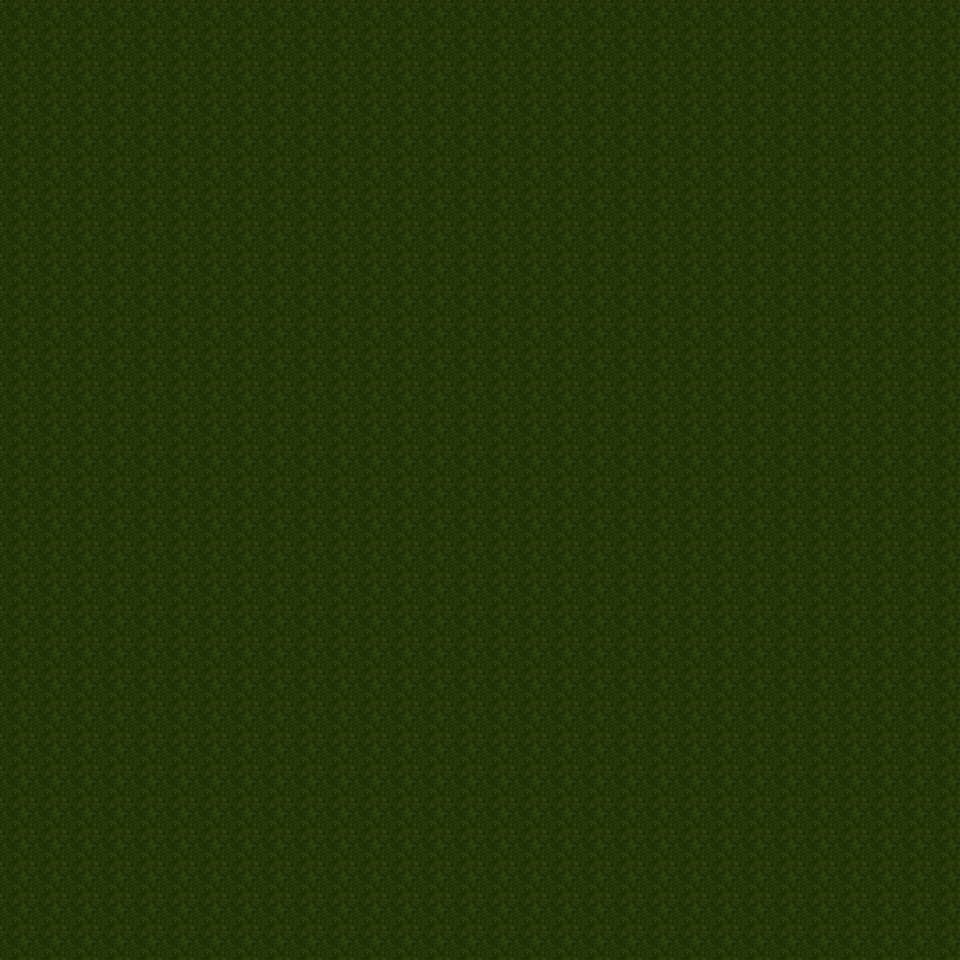

Tiled map render using the project's own tile images. Description and the map definition, with tile-layer contents summarised, below:
An orthogonal 30x30 tile map with 32x32 px tiles, 1 tile layer (Tile Layer 1) and 1 object (Door).

<map version="1.0" orientation="orthogonal" width="30" height="30" tilewidth="32" tileheight="32">
 <tileset firstgid="1" name="Grass" tilewidth="32" tileheight="32">
  <image source="../TestMap/se_free_grass_texture.jpg" />
  <tile id="0">
   <properties>
    <property name="TileType" value="0" />
   </properties>
  </tile>
 </tileset>
 <layer name="Tile Layer 1" width="30" height="30">
  <data>[900 cells, 900 non-empty, 1 distinct tile ids]</data>
 </layer>
 <objectgroup name="DoorObjs" width="30" height="30">
  <object name="1" type="Door" x="-1" y="-2" width="34" height="35">
   <properties>
    <property name="LinkedMap" value="Levels\\TestMap\\TestMap" />
    <property name="LinkedMapPoint" value="1" />
   </properties>
  </object>
 </objectgroup>
</map>
